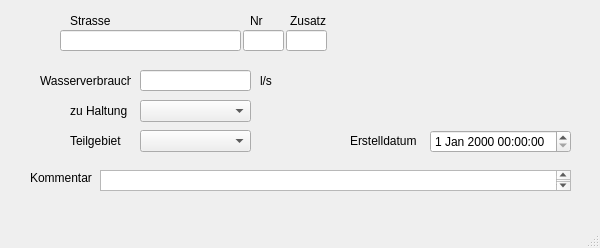
<?xml version="1.0" encoding="UTF-8"?>
<ui version="4.0">
 <class>Direkteinleitungen</class>
 <widget class="QMainWindow" name="Direkteinleitungen">
  <property name="enabled">
   <bool>true</bool>
  </property>
  <property name="geometry">
   <rect>
    <x>0</x>
    <y>0</y>
    <width>600</width>
    <height>248</height>
   </rect>
  </property>
  <property name="windowTitle">
   <string>MainWindow</string>
  </property>
  <widget class="QWidget" name="centralwidget">
   <widget class="QLabel" name="label_20">
    <property name="geometry">
     <rect>
      <x>70</x>
      <y>100</y>
      <width>61</width>
      <height>21</height>
     </rect>
    </property>
    <property name="text">
     <string>zu Haltung</string>
    </property>
   </widget>
   <widget class="QLabel" name="label_5">
    <property name="geometry">
     <rect>
      <x>40</x>
      <y>70</y>
      <width>91</width>
      <height>21</height>
     </rect>
    </property>
    <property name="text">
     <string>Wasserverbrauch</string>
    </property>
   </widget>
   <widget class="QLabel" name="label_22">
    <property name="geometry">
     <rect>
      <x>70</x>
      <y>130</y>
      <width>51</width>
      <height>21</height>
     </rect>
    </property>
    <property name="text">
     <string>Teilgebiet</string>
    </property>
   </widget>
   <widget class="QLineEdit" name="wasserverbrauch">
    <property name="geometry">
     <rect>
      <x>140</x>
      <y>70</y>
      <width>111</width>
      <height>21</height>
     </rect>
    </property>
   </widget>
   <widget class="QComboBox" name="haltnam">
    <property name="geometry">
     <rect>
      <x>140</x>
      <y>100</y>
      <width>111</width>
      <height>22</height>
     </rect>
    </property>
   </widget>
   <widget class="QComboBox" name="teilgebiet">
    <property name="geometry">
     <rect>
      <x>140</x>
      <y>130</y>
      <width>111</width>
      <height>22</height>
     </rect>
    </property>
   </widget>
   <widget class="QLabel" name="label_6">
    <property name="geometry">
     <rect>
      <x>260</x>
      <y>70</y>
      <width>31</width>
      <height>21</height>
     </rect>
    </property>
    <property name="text">
     <string>l/s</string>
    </property>
   </widget>
   <widget class="QLabel" name="label_7">
    <property name="geometry">
     <rect>
      <x>70</x>
      <y>10</y>
      <width>51</width>
      <height>21</height>
     </rect>
    </property>
    <property name="text">
     <string>Strasse</string>
    </property>
   </widget>
   <widget class="QLineEdit" name="strassenname">
    <property name="geometry">
     <rect>
      <x>60</x>
      <y>30</y>
      <width>181</width>
      <height>21</height>
     </rect>
    </property>
   </widget>
   <widget class="QLineEdit" name="hausnummer">
    <property name="geometry">
     <rect>
      <x>243</x>
      <y>30</y>
      <width>41</width>
      <height>21</height>
     </rect>
    </property>
   </widget>
   <widget class="QLineEdit" name="zusatz">
    <property name="geometry">
     <rect>
      <x>286</x>
      <y>30</y>
      <width>41</width>
      <height>21</height>
     </rect>
    </property>
   </widget>
   <widget class="QLabel" name="label_8">
    <property name="geometry">
     <rect>
      <x>250</x>
      <y>10</y>
      <width>31</width>
      <height>21</height>
     </rect>
    </property>
    <property name="text">
     <string>Nr</string>
    </property>
   </widget>
   <widget class="QLabel" name="label_9">
    <property name="geometry">
     <rect>
      <x>290</x>
      <y>10</y>
      <width>41</width>
      <height>21</height>
     </rect>
    </property>
    <property name="text">
     <string>Zusatz</string>
    </property>
   </widget>
   <widget class="QTextEdit" name="kommentar">
    <property name="geometry">
     <rect>
      <x>100</x>
      <y>170</y>
      <width>471</width>
      <height>21</height>
     </rect>
    </property>
   </widget>
   <widget class="QLabel" name="label_14">
    <property name="geometry">
     <rect>
      <x>30</x>
      <y>170</y>
      <width>81</width>
      <height>16</height>
     </rect>
    </property>
    <property name="text">
     <string>Kommentar</string>
    </property>
   </widget>
   <widget class="QLabel" name="label_70">
    <property name="geometry">
     <rect>
      <x>350</x>
      <y>130</y>
      <width>71</width>
      <height>21</height>
     </rect>
    </property>
    <property name="text">
     <string>Erstelldatum</string>
    </property>
   </widget>
   <widget class="QgsDateTimeEdit" name="createdat">
    <property name="geometry">
     <rect>
      <x>430</x>
      <y>130</y>
      <width>141</width>
      <height>23</height>
     </rect>
    </property>
   </widget>
  </widget>
  <widget class="QMenuBar" name="menubar">
   <property name="geometry">
    <rect>
     <x>0</x>
     <y>0</y>
     <width>600</width>
     <height>21</height>
    </rect>
   </property>
  </widget>
  <widget class="QStatusBar" name="statusbar"/>
 </widget>
 <customwidgets>
  <customwidget>
   <class>QgsDateTimeEdit</class>
   <extends>QDateTimeEdit</extends>
   <header>qgsdatetimeedit.h</header>
  </customwidget>
 </customwidgets>
 <tabstops>
  <tabstop>wasserverbrauch</tabstop>
  <tabstop>teilgebiet</tabstop>
  <tabstop>haltnam</tabstop>
 </tabstops>
 <resources/>
 <connections/>
</ui>
